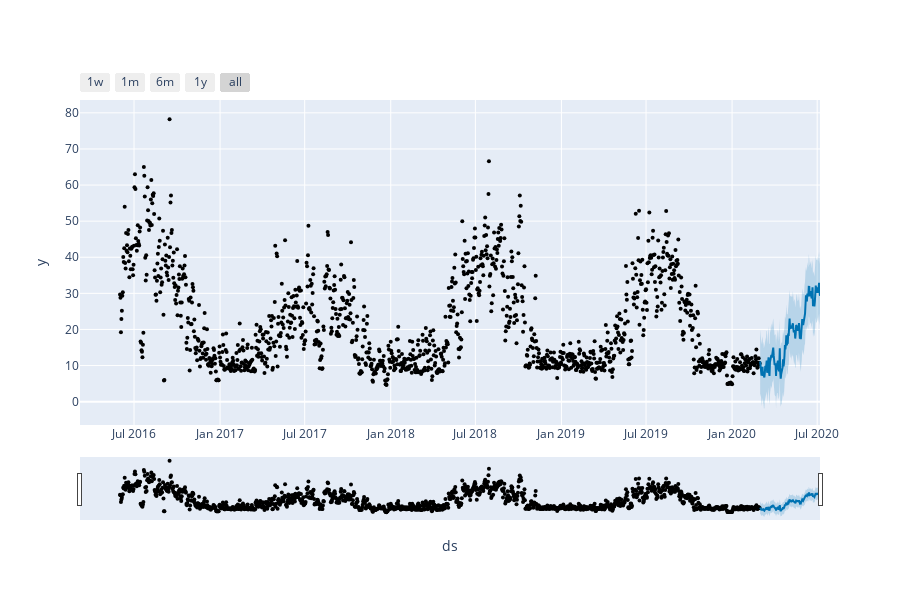

This figure's notebook cell:
### Markdown cell above
### 1.4.2

### Code cell
fig1 = plot_plotly(m, forecast_test)
fig1.show()

# Plot components
fig2 = plot_components_plotly(m, forecast_test)
fig2.show()

### Figure 1 — Plotly figure (JSON) as saved in the notebook; plotly's stock layout.template omitted (floating-point values rounded to 4 significant figures; data arrays with more than 128 entries replaced by an {"elided": "..."} marker saying what was removed)
{"data": [{"marker": {"color": "black", "size": 4}, "mode": "markers", "name": "Actual", "type": "scatter", "x": {"elided": "1369 str values"}, "y": {"elided": "1369 float values"}}, {"hoverinfo": "skip", "line": {"width": 0}, "mode": "lines", "type": "scatter", "x": {"elided": "129 str values"}, "y": {"elided": "129 float values"}}, {"fill": "tonexty", "fillcolor": "rgba(0, 114, 178, 0.2)", "line": {"color": "#0072B2", "width": 2}, "mode": "lines", "name": "Predicted", "type": "scatter", "x": {"elided": "129 str values"}, "y": {"elided": "129 float values"}}, {"fill": "tonexty", "fillcolor": "rgba(0, 114, 178, 0.2)", "hoverinfo": "skip", "line": {"width": 0}, "mode": "lines", "type": "scatter", "x": {"elided": "129 str values"}, "y": {"elided": "129 float values"}}], "layout": {"height": 600, "showlegend": false, "width": 900, "xaxis": {"rangeselector": {"buttons": [{"count": 7, "label": "1w", "step": "day", "stepmode": "backward"}, {"count": 1, "label": "1m", "step": "month", "stepmode": "backward"}, {"count": 6, "label": "6m", "step": "month", "stepmode": "backward"}, {"count": 1, "label": "1y", "step": "year", "stepmode": "backward"}, {"step": "all"}]}, "rangeslider": {"visible": true}, "title": {"text": "ds"}, "type": "date"}, "yaxis": {"title": {"text": "y"}}}}
